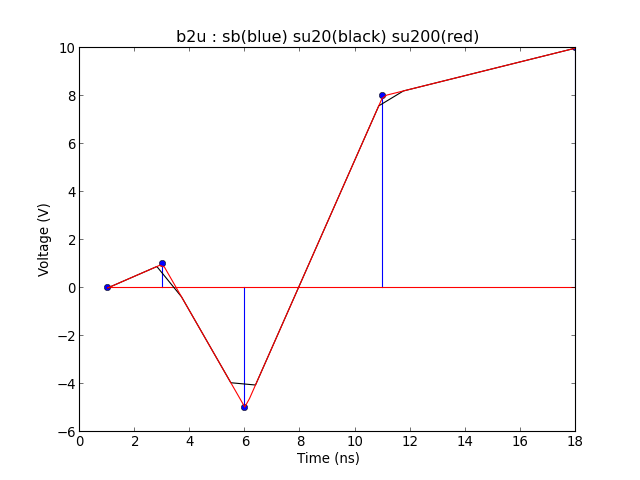

Reproduce this figure in Python.
from pylayers.signal.bsignal import *
import matplotlib.pyplot as plt
x = np.array( [ 1, 3 , 6 , 11 , 18])
y = np.array( [ 0,1 ,-5, 8 , 10])
sb = TBsignal(x,y)
su20 = sb.b2u(20)
su100 = sb.b2u(100)
fi = plt.figure()
sb.stem()
su20.plot(col='k')
su100.plot(col='r')
ti = plt.title('b2u : sb(blue) su20(black) su200(red)')
plt.show()
